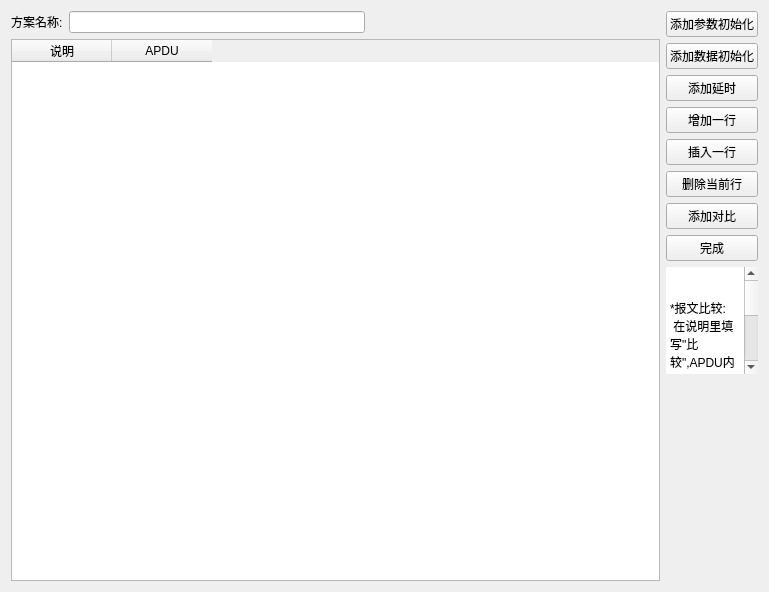
<?xml version="1.0" encoding="UTF-8"?>
<ui version="4.0">
    <class>Form</class>
    <widget class="QWidget" name="Form">
        <property name="geometry">
            <rect>
                <x>0</x>
                <y>0</y>
                <width>769</width>
                <height>592</height>
            </rect>
        </property>
        <property name="windowTitle">
            <string>添加方案</string>
        </property>
        <layout class="QHBoxLayout" name="horizontalLayout_2">
            <item>
                <layout class="QVBoxLayout" name="verticalLayout_2">
                    <item>
                        <layout class="QHBoxLayout" name="horizontalLayout">
                            <item>
                                <widget class="QLabel" name="label">
                                    <property name="text">
                                        <string>方案名称:</string>
                                    </property>
                                    <property name="buddy">
                                        <cstring>lineEdit</cstring>
                                    </property>
                                </widget>
                            </item>
                            <item>
                                <widget class="QLineEdit" name="lineEdit">
                                    <property name="sizePolicy">
                                        <sizepolicy hsizetype="MinimumExpanding" vsizetype="Fixed">
                                            <horstretch>0</horstretch>
                                            <verstretch>0</verstretch>
                                        </sizepolicy>
                                    </property>
                                </widget>
                            </item>
                            <item>
                                <spacer name="horizontalSpacer">
                                    <property name="orientation">
                                        <enum>Qt::Horizontal</enum>
                                    </property>
                                    <property name="sizeHint" stdset="0">
                                        <size>
                                            <width>40</width>
                                            <height>20</height>
                                        </size>
                                    </property>
                                </spacer>
                            </item>
                        </layout>
                    </item>
                    <item>
                        <widget class="QTableWidget" name="tableWidget">
                            <property name="horizontalScrollBarPolicy">
                                <enum>Qt::ScrollBarAlwaysOff</enum>
                            </property>
                            <property name="rowCount">
                                <number>0</number>
                            </property>
                            <attribute name="horizontalHeaderVisible">
                                <bool>true</bool>
                            </attribute>
                            <attribute name="horizontalHeaderCascadingSectionResizes">
                                <bool>false</bool>
                            </attribute>
                            <attribute name="verticalHeaderVisible">
                                <bool>false</bool>
                            </attribute>
                            <column>
                                <property name="text">
                                    <string>说明</string>
                                </property>
                                <property name="textAlignment">
                                    <set>AlignCenter</set>
                                </property>
                            </column>
                            <column>
                                <property name="text">
                                    <string>APDU</string>
                                </property>
                                <property name="textAlignment">
                                    <set>AlignCenter</set>
                                </property>
                            </column>
                        </widget>
                    </item>
                </layout>
            </item>
            <item>
                <layout class="QVBoxLayout" name="verticalLayout">
                    <property name="topMargin">
                        <number>0</number>
                    </property>
                    <property name="bottomMargin">
                        <number>207</number>
                    </property>
                    <item>
                        <widget class="QPushButton" name="pushButton_7">
                            <property name="text">
                                <string>添加参数初始化</string>
                            </property>
                        </widget>
                    </item>
                    <item>
                        <widget class="QPushButton" name="pushButton_6">
                            <property name="text">
                                <string>添加数据初始化</string>
                            </property>
                        </widget>
                    </item>
                    <item>
                        <widget class="QPushButton" name="pushButton">
                            <property name="text">
                                <string>添加延时</string>
                            </property>
                        </widget>
                    </item>
                    <item>
                        <widget class="QPushButton" name="pushButton_5">
                            <property name="text">
                                <string>增加一行</string>
                            </property>
                        </widget>
                    </item>
                    <item>
                        <widget class="QPushButton" name="pushButton_2">
                            <property name="text">
                                <string>插入一行</string>
                            </property>
                        </widget>
                    </item>
                    <item>
                        <widget class="QPushButton" name="pushButton_3">
                            <property name="text">
                                <string>删除当前行</string>
                            </property>
                        </widget>
                    </item>
                    <item>
                        <widget class="QPushButton" name="pushButton_8">
                            <property name="text">
                                <string>添加对比</string>
                            </property>
                        </widget>
                    </item>
                    <item>
                        <widget class="QPushButton" name="pushButton_4">
                            <property name="text">
                                <string>完成</string>
                            </property>
                        </widget>
                    </item>
                    <item>
                        <widget class="QTextEdit" name="textEdit">
                            <property name="sizePolicy">
                                <sizepolicy hsizetype="Ignored" vsizetype="Maximum">
                                    <horstretch>0</horstretch>
                                    <verstretch>19</verstretch>
                                </sizepolicy>
                            </property>
                            <property name="minimumSize">
                                <size>
                                    <width>0</width>
                                    <height>20</height>
                                </size>
                            </property>
                            <property name="sizeIncrement">
                                <size>
                                    <width>1</width>
                                    <height>23</height>
                                </size>
                            </property>
                            <property name="baseSize">
                                <size>
                                    <width>0</width>
                                    <height>15</height>
                                </size>
                            </property>
                            <property name="font">
                                <font>
                                    <kerning>false</kerning>
                                </font>
                            </property>
                            <property name="mouseTracking">
                                <bool>false</bool>
                            </property>
                            <property name="tabletTracking">
                                <bool>false</bool>
                            </property>
                            <property name="focusPolicy">
                                <enum>Qt::NoFocus</enum>
                            </property>
                            <property name="contextMenuPolicy">
                                <enum>Qt::NoContextMenu</enum>
                            </property>
                            <property name="acceptDrops">
                                <bool>false</bool>
                            </property>
                            <property name="autoFillBackground">
                                <bool>true</bool>
                            </property>
                            <property name="frameShape">
                                <enum>QFrame::NoFrame</enum>
                            </property>
                            <property name="frameShadow">
                                <enum>QFrame::Plain</enum>
                            </property>
                            <property name="readOnly">
                                <bool>true</bool>
                            </property>
                            <property name="html">
                                <string>&lt;!DOCTYPE HTML PUBLIC &quot;-//W3C//DTD HTML 4.0//EN&quot; &quot;http://www.w3.org/TR/REC-html40/strict.dtd&quot;&gt;
                                    &lt;html&gt;&lt;head&gt;&lt;meta name=&quot;qrichtext&quot; content=&quot;1&quot; /&gt;&lt;style
                                    type=&quot;text/css&quot;&gt;
                                    p, li { white-space: pre-wrap; }
                                    &lt;/style&gt;&lt;/head&gt;&lt;body style=&quot; font-family:'SimSun';
                                    font-size:9pt; font-weight:400; font-style:normal;&quot;&gt;
                                    &lt;p style=&quot; margin-top:0px; margin-bottom:0px; margin-left:0px;
                                    margin-right:0px; -qt-block-indent:0; text-indent:0px;&quot;&gt;*报文比较:&lt;/p&gt;
                                    &lt;p style=&quot; margin-top:0px; margin-bottom:0px; margin-left:0px;
                                    margin-right:0px; -qt-block-indent:0; text-indent:0px;&quot;&gt; 在说明里填写&amp;quot;比较&amp;quot;,APDU内放置要对比上一条的返回结果&lt;/p&gt;
                                    &lt;p style=&quot;-qt-paragraph-type:empty; margin-top:0px; margin-bottom:0px;
                                    margin-left:0px; margin-right:0px; -qt-block-indent:0; text-indent:0px;&quot;&gt;&lt;br
                                    /&gt;&lt;/p&gt;
                                    &lt;p style=&quot; margin-top:0px; margin-bottom:0px; margin-left:0px;
                                    margin-right:0px; -qt-block-indent:0; text-indent:0px;&quot;&gt;*注意:&lt;/p&gt;
                                    &lt;p style=&quot; margin-top:0px; margin-bottom:0px; margin-left:0px;
                                    margin-right:0px; -qt-block-indent:0; text-indent:0px;&quot;&gt; 说明不可包含&amp;quot;延时&amp;quot;&amp;quot;比较&amp;quot;等字样&lt;/p&gt;&lt;/body&gt;&lt;/html&gt;
                                </string>
                            </property>
                            <property name="acceptRichText">
                                <bool>false</bool>
                            </property>
                            <property name="cursorWidth">
                                <number>0</number>
                            </property>
                            <property name="textInteractionFlags">
                                <set>Qt::NoTextInteraction</set>
                            </property>
                        </widget>
                    </item>
                </layout>
            </item>
        </layout>
    </widget>
    <resources/>
    <connections/>
</ui>
